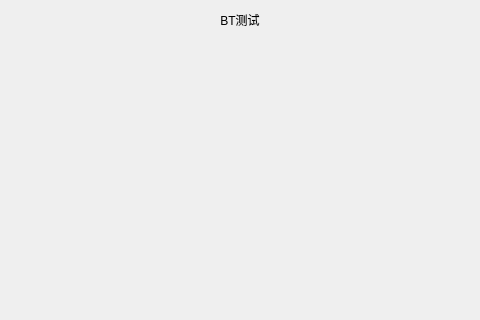
<?xml version="1.0" encoding="UTF-8"?>
<ui version="4.0">
 <class>ui_factory_ble</class>
 <widget class="QMainWindow" name="ui_factory_ble">
  <property name="geometry">
   <rect>
    <x>0</x>
    <y>0</y>
    <width>480</width>
    <height>320</height>
   </rect>
  </property>
  <property name="focusPolicy">
   <enum>Qt::StrongFocus</enum>
  </property>
  <property name="windowTitle">
   <string>MainWindow</string>
  </property>
  <widget class="QWidget" name="centralwidget">
   <layout class="QVBoxLayout" name="verticalLayout" stretch="1,7">
    <property name="spacing">
     <number>0</number>
    </property>
    <property name="leftMargin">
     <number>0</number>
    </property>
    <property name="topMargin">
     <number>0</number>
    </property>
    <property name="rightMargin">
     <number>0</number>
    </property>
    <property name="bottomMargin">
     <number>0</number>
    </property>
    <item>
     <widget class="QWidget" name="factory_ble_title_widget" native="true">
      <layout class="QHBoxLayout" name="horizontalLayout" stretch="1,1,2,2">
       <property name="spacing">
        <number>0</number>
       </property>
       <property name="leftMargin">
        <number>0</number>
       </property>
       <property name="topMargin">
        <number>0</number>
       </property>
       <property name="rightMargin">
        <number>0</number>
       </property>
       <property name="bottomMargin">
        <number>0</number>
       </property>
       <item alignment="Qt::AlignLeft|Qt::AlignVCenter">
        <widget class="clicked_Label" name="factory_ble_back_btn" native="true">
         <property name="text" stdset="0">
          <string/>
         </property>
        </widget>
       </item>
       <item>
        <spacer name="horizontalSpacer">
         <property name="orientation">
          <enum>Qt::Horizontal</enum>
         </property>
         <property name="sizeHint" stdset="0">
          <size>
           <width>77</width>
           <height>20</height>
          </size>
         </property>
        </spacer>
       </item>
       <item>
        <widget class="QLabel" name="factory_ble_title_label">
         <property name="styleSheet">
          <string notr="true"/>
         </property>
         <property name="text">
          <string>BT测试</string>
         </property>
         <property name="alignment">
          <set>Qt::AlignCenter</set>
         </property>
        </widget>
       </item>
       <item>
        <spacer name="horizontalSpacer_2">
         <property name="orientation">
          <enum>Qt::Horizontal</enum>
         </property>
         <property name="sizeHint" stdset="0">
          <size>
           <width>157</width>
           <height>20</height>
          </size>
         </property>
        </spacer>
       </item>
      </layout>
     </widget>
    </item>
    <item>
     <widget class="QWidget" name="widget_3" native="true">
      <layout class="QHBoxLayout" name="horizontalLayout_5">
       <property name="spacing">
        <number>0</number>
       </property>
       <property name="leftMargin">
        <number>0</number>
       </property>
       <property name="rightMargin">
        <number>0</number>
       </property>
       <property name="bottomMargin">
        <number>0</number>
       </property>
       <item>
        <widget class="QLabel" name="label11">
        <property name="text">
       	<string> </string>
      	</property>
     	</widget>
       </item>
       <item>
        <widget class="QLabel" name="factory_ble_result_label"/>
       </item>
       <item>
        <widget class="QLabel" name="label12">
        <property name="text">
       	<string> </string>
      	</property>
     	</widget>
       </item>
      </layout>
     </widget>
    </item>
   </layout>
  </widget>
 </widget>
 <customwidgets>
  <customwidget>
   <class>clicked_Label</class>
   <extends>QWidget</extends>
   <header location="global">clicked_label.hpp</header>
  </customwidget>
 </customwidgets>
 <resources/>
 <connections/>
</ui>
